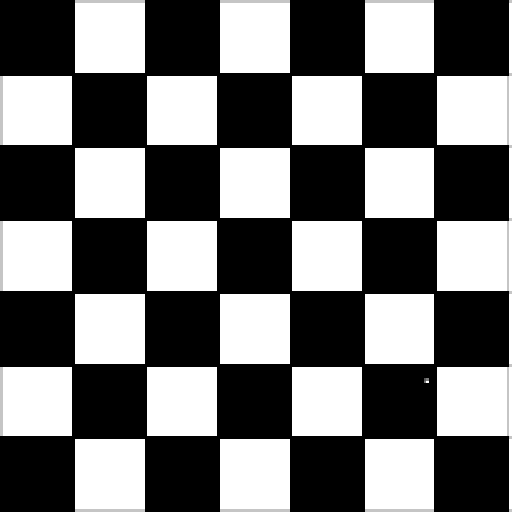
%> input picture test.png, 512 x 512 px
$ octave singleLP.m   (GNU Octave 9; MATLAB toolbox functions it lacks are replaced by stand-ins)
%> lines starting %> are read from the running program, lines starting %| are printed output that depends on the picture
### Gauss.m
function Img = Gauss(Image, flag)
    %% 函数介绍

    % 完成对图像Image的高斯滤波
    % 参数输入：Image即输入图像，flag为1则判定是下采样的gauss滤波，为0则判定是上采样的gauss滤波
    % 输出：Img，滤波完毕后的图像。
    % -----------------------------------------------------------------

    %% 高斯滤波的实现

    [M, N] = size(Image);

    Num = 16.0;

    % 若为0，则上采样时要对滤波高斯核进行扩大。
    if flag == 0
        Num = 8.0;
    end

    %  手动制作5*5的卷积核，此处为行向量
    kernel = [1,4,6,4,1] / Num;

    % 对图像进行预处理，即扩展——增加padding
    Image_E = zeros(M + 4, N+4);
    Image_E(3:end-2,3:end-2) = Image;

    % 进行滤波操作
    % 进行行滤波,tmpImage_E用于存放中间结果
    tmpImage_E = zeros(M + 4, N+4);
    for i=3:M+2
        for j=3:N+2
            tmpImage_E(i,j) = Image_E(i,j-2:j+2) * kernel';
        end
    end
    % 用得到的中间结果tmpImage_E，进行列向滤波
    for j=3:N+2
        for i=3:M+2
            Image_E(i,j) = kernel * tmpImage_E(i-2:i+2,j);
        end
    end

    Img = Image_E(3:end-2,3:end-2);

end

### pryDown.m
function res = pryDown(Image)
    %% 函数介绍

    % 完成高斯金字塔构建中的下采样操作
    % 参数输入：输入的图像Image
    % 输出：得到Image的下一层图像
    % -----------------------------------------------------------------

    %% 实现

    % 下采样高斯滤波，参数输入1
    Img = Gauss(Image, 1);

    % 仅提取奇数行列
    res = Img(1:2:end,1:2:end);

end

### pryUp.m
function res = pryUp(Image)
    %% 函数介绍

    % 完成拉普拉斯金字塔构建中的上采样操作
    % 参数输入：输入的图像Image
    % 输出：得到Image的下一层图像
    % -----------------------------------------------------------------

    %% 实现

    [M, N] = size(Image);

    % 扩充图像，以0填补
    Image_E = zeros(M*2, N*2);
    Image_E(1:2:end,1:2:end) = Image;

    % 上采样高斯滤波，参数输入0
    res = Gauss(Image_E, 0);

end

### singleLP.m
clear;clc;

% 通过各种方式控制图片大小为(2^N）的倍数，这里采取N层金字塔。设置N到blend中。
Itest = imread('test.png');
%> Itest is the input picture: size 512x512x3 uint8; min 0, max 255, mean 116.6

Image = im2single(Itest);

Igray = rgb2gray(Image);

[M, N, ~] = size(Image);
%> M = 512; N = 512

% 预设金字塔的层数
Level = 4;

% 分配一个元胞，用于存储gauss金字塔
gauss = cell(1, Level);

% 分配元胞用于存储拉普拉斯金字塔
laplace = cell(1, Level);

gauss{1} = Igray;

% 构建高斯金字塔和拉普拉斯金字塔
for i=2:Level
    gauss{i} = pryDown(gauss{i-1});
    laplace{i-1} = gauss{i-1} - pryUp(gauss{i});
end
%> this loop made 3 passes
%> pass 1, in Gauss, `Img = Image_E(3:end-2,3:end-2);`:
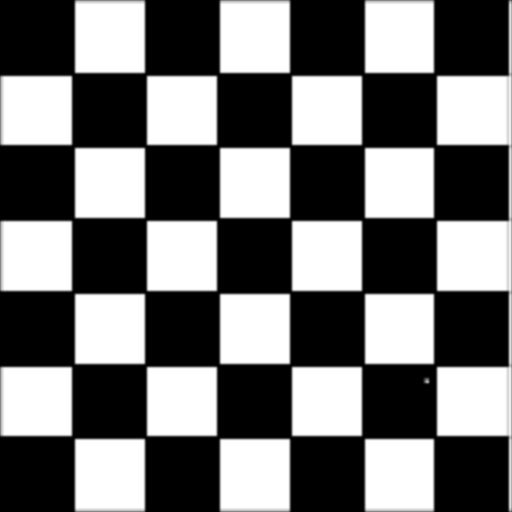
%> Img: size 512x512 double; min 0, max 1, mean 0.456
%> pass 1, in pryDown, `res = Img(1:2:end,1:2:end);`:
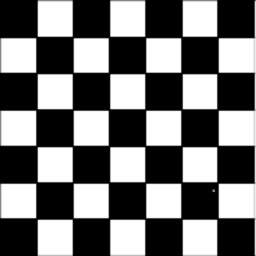
%> res: size 256x256 double; min 0, max 1, mean 0.455
%> after the loop, gauss = 4 items; laplace = 4 items

laplace{Level} = gauss{Level};

% 展示金字塔
for i=1:Level
    figure;
    imshow(gauss{i});
    figure;
    imshow(laplace{i});
end
%> this loop made 4 passes
%> pass 1, `imshow(laplace{i});`:
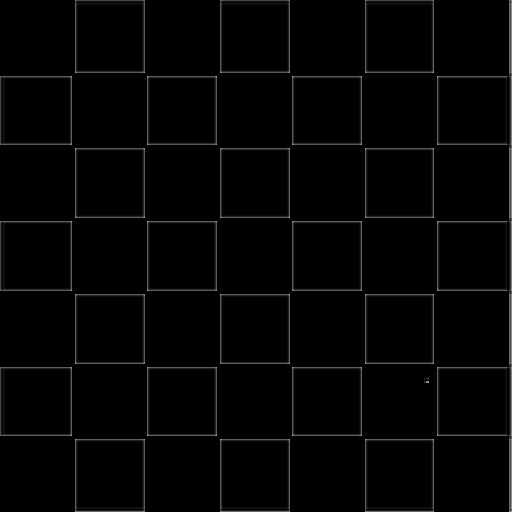
%> displayed picture: size 512x512, on the screen's scale of 0 to 255; min 0, max 162, mean 4
%> pass 2, `imshow(laplace{i});`:
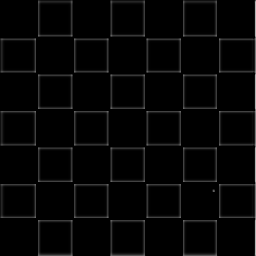
%> displayed picture: size 256x256, on the screen's scale of 0 to 255; min 0, max 184, mean 5.8


% 拉普拉斯金字塔重构

RES_rebuild = cell(1, Level);

RES_rebuild{Level} = laplace{Level};

for i=Level-1:-1:1
%> (the run ends here)
